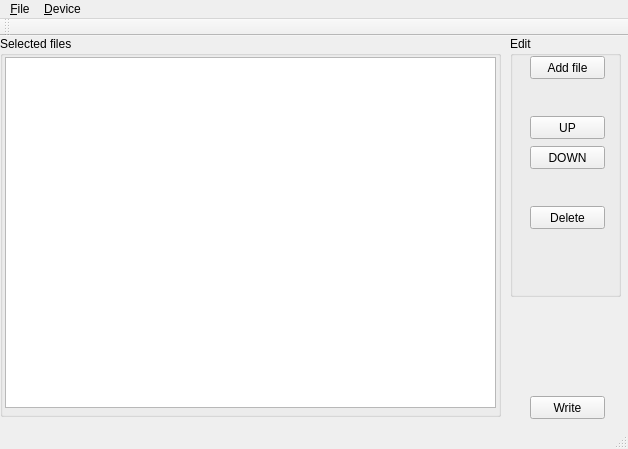
<?xml version="1.0" encoding="UTF-8"?>
<ui version="4.0">
 <class>MainWindow</class>
 <widget class="QMainWindow" name="MainWindow">
  <property name="geometry">
   <rect>
    <x>0</x>
    <y>0</y>
    <width>628</width>
    <height>449</height>
   </rect>
  </property>
  <property name="windowTitle">
   <string>MainWindow</string>
  </property>
  <property name="toolTip">
   <string/>
  </property>
  <property name="statusTip">
   <string/>
  </property>
  <widget class="QWidget" name="centralWidget">
   <widget class="QGroupBox" name="groupBox">
    <property name="geometry">
     <rect>
      <x>0</x>
      <y>0</y>
      <width>501</width>
      <height>381</height>
     </rect>
    </property>
    <property name="title">
     <string>Selected files</string>
    </property>
    <widget class="QListWidget" name="listWidget">
     <property name="geometry">
      <rect>
       <x>5</x>
       <y>21</y>
       <width>491</width>
       <height>351</height>
      </rect>
     </property>
    </widget>
   </widget>
   <widget class="QGroupBox" name="groupBox_2">
    <property name="geometry">
     <rect>
      <x>510</x>
      <y>0</y>
      <width>111</width>
      <height>261</height>
     </rect>
    </property>
    <property name="title">
     <string>Edit</string>
    </property>
    <widget class="QPushButton" name="pushButton">
     <property name="geometry">
      <rect>
       <x>20</x>
       <y>20</y>
       <width>75</width>
       <height>23</height>
      </rect>
     </property>
     <property name="text">
      <string>Add file</string>
     </property>
    </widget>
    <widget class="QPushButton" name="pushButton_2">
     <property name="geometry">
      <rect>
       <x>20</x>
       <y>80</y>
       <width>75</width>
       <height>23</height>
      </rect>
     </property>
     <property name="text">
      <string>UP</string>
     </property>
    </widget>
    <widget class="QPushButton" name="pushButton_3">
     <property name="geometry">
      <rect>
       <x>20</x>
       <y>110</y>
       <width>75</width>
       <height>23</height>
      </rect>
     </property>
     <property name="text">
      <string>DOWN</string>
     </property>
    </widget>
    <widget class="QPushButton" name="pushButton_4">
     <property name="geometry">
      <rect>
       <x>20</x>
       <y>170</y>
       <width>75</width>
       <height>23</height>
      </rect>
     </property>
     <property name="text">
      <string>Delete</string>
     </property>
    </widget>
   </widget>
   <widget class="QPushButton" name="pushButton_5">
    <property name="geometry">
     <rect>
      <x>530</x>
      <y>360</y>
      <width>75</width>
      <height>23</height>
     </rect>
    </property>
    <property name="text">
     <string>Write</string>
    </property>
   </widget>
  </widget>
  <widget class="QMenuBar" name="menuBar">
   <property name="geometry">
    <rect>
     <x>0</x>
     <y>0</y>
     <width>628</width>
     <height>18</height>
    </rect>
   </property>
   <widget class="QMenu" name="menu_File">
    <property name="title">
     <string>&amp;File</string>
    </property>
    <addaction name="action_Load"/>
    <addaction name="action_Save_project"/>
    <addaction name="separator"/>
    <addaction name="action_Exit"/>
   </widget>
   <widget class="QMenu" name="menu_Device">
    <property name="title">
     <string>&amp;Device</string>
    </property>
    <addaction name="action_SDCard_reader"/>
   </widget>
   <addaction name="menu_File"/>
   <addaction name="menu_Device"/>
  </widget>
  <widget class="QToolBar" name="mainToolBar">
   <attribute name="toolBarArea">
    <enum>TopToolBarArea</enum>
   </attribute>
   <attribute name="toolBarBreak">
    <bool>false</bool>
   </attribute>
  </widget>
  <widget class="QStatusBar" name="statusBar"/>
  <action name="action_SDCard_reader">
   <property name="text">
    <string>SDCard reader</string>
   </property>
  </action>
  <action name="action_Load">
   <property name="text">
    <string>Load project</string>
   </property>
  </action>
  <action name="action_Save_project">
   <property name="text">
    <string>Save project</string>
   </property>
  </action>
  <action name="action_Exit">
   <property name="text">
    <string>Exit</string>
   </property>
  </action>
 </widget>
 <layoutdefault spacing="6" margin="11"/>
 <resources/>
 <connections/>
</ui>
